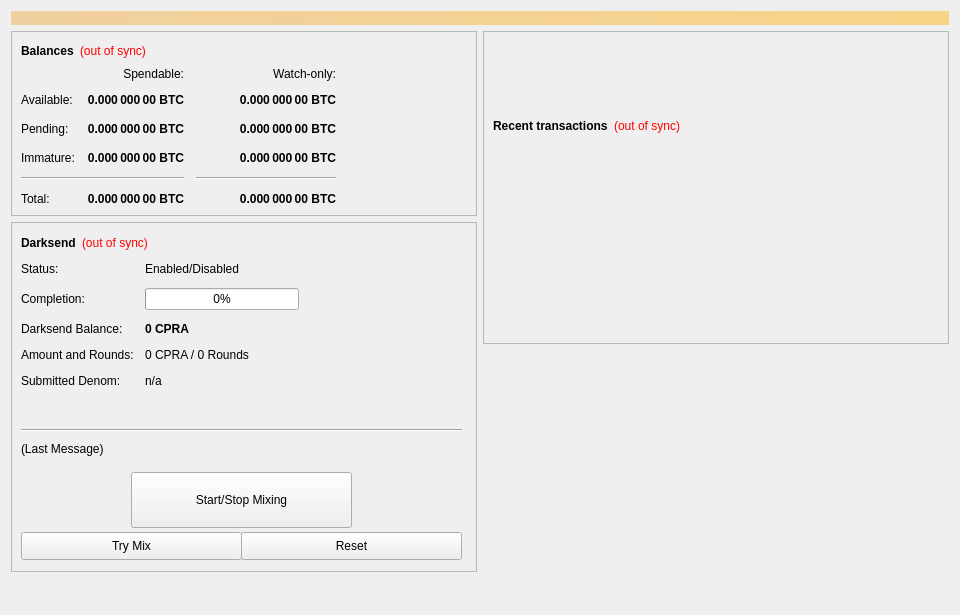
<?xml version="1.0" encoding="UTF-8"?>
<ui version="4.0">
 <class>OverviewPage</class>
 <widget class="QWidget" name="OverviewPage">
  <property name="geometry">
   <rect>
    <x>0</x>
    <y>0</y>
    <width>960</width>
    <height>615</height>
   </rect>
  </property>
  <property name="minimumSize">
   <size>
    <width>960</width>
    <height>0</height>
   </size>
  </property>
  <property name="windowTitle">
   <string>Form</string>
  </property>
  <layout class="QVBoxLayout" name="topLayout">
   <item>
    <widget class="QLabel" name="labelAlerts">
     <property name="visible">
      <bool>false</bool>
     </property>
     <property name="styleSheet">
      <string notr="true">background-color: qlineargradient(x1: 0, y1: 0, x2: 1, y2: 0, stop:0 #F0D0A0, stop:1 #F8D488); color:#000000;</string>
     </property>
     <property name="wordWrap">
      <bool>true</bool>
     </property>
     <property name="margin">
      <number>3</number>
     </property>
    </widget>
   </item>
   <item>
    <layout class="QHBoxLayout" name="horizontalLayout" stretch="1,1">
     <item>
      <layout class="QVBoxLayout" name="verticalLayout_2">
       <item>
        <widget class="QFrame" name="frame">
         <property name="frameShape">
          <enum>QFrame::StyledPanel</enum>
         </property>
         <property name="frameShadow">
          <enum>QFrame::Raised</enum>
         </property>
         <layout class="QVBoxLayout" name="verticalLayout_4">
          <item>
           <layout class="QHBoxLayout" name="horizontalLayout_4">
            <item>
             <widget class="QLabel" name="label_5">
              <property name="font">
               <font>
                <weight>75</weight>
                <bold>true</bold>
               </font>
              </property>
              <property name="text">
               <string>Balances</string>
              </property>
             </widget>
            </item>
            <item>
             <widget class="QLabel" name="labelWalletStatus">
              <property name="cursor">
               <cursorShape>WhatsThisCursor</cursorShape>
              </property>
              <property name="toolTip">
               <string>The displayed information may be out of date. Your wallet automatically synchronizes with the CPRA network after a connection is established, but this process has not completed yet.</string>
              </property>
              <property name="styleSheet">
               <string notr="true">QLabel { color: red; }</string>
              </property>
              <property name="text">
               <string notr="true">(out of sync)</string>
              </property>
              <property name="alignment">
               <set>Qt::AlignLeading|Qt::AlignLeft|Qt::AlignVCenter</set>
              </property>
             </widget>
            </item>
            <item>
             <spacer name="horizontalSpacer_3">
              <property name="orientation">
               <enum>Qt::Horizontal</enum>
              </property>
              <property name="sizeHint" stdset="0">
               <size>
                <width>40</width>
                <height>20</height>
               </size>
              </property>
             </spacer>
            </item>
           </layout>
          </item>
          <item>
           <layout class="QGridLayout" name="gridLayout">
            <property name="spacing">
             <number>12</number>
            </property>
            <item row="2" column="2">
             <widget class="QLabel" name="labelWatchPending">
              <property name="font">
               <font>
                <weight>75</weight>
                <bold>true</bold>
               </font>
              </property>
              <property name="cursor">
               <cursorShape>IBeamCursor</cursorShape>
              </property>
              <property name="toolTip">
               <string>Unconfirmed transactions to watch-only addresses</string>
              </property>
              <property name="text">
               <string notr="true">0.000 000 00 BTC</string>
              </property>
              <property name="alignment">
               <set>Qt::AlignRight|Qt::AlignTrailing|Qt::AlignVCenter</set>
              </property>
              <property name="textInteractionFlags">
               <set>Qt::LinksAccessibleByMouse|Qt::TextSelectableByKeyboard|Qt::TextSelectableByMouse</set>
              </property>
             </widget>
            </item>
            <item row="2" column="1">
             <widget class="QLabel" name="labelUnconfirmed">
              <property name="font">
               <font>
                <weight>75</weight>
                <bold>true</bold>
               </font>
              </property>
              <property name="cursor">
               <cursorShape>IBeamCursor</cursorShape>
              </property>
              <property name="toolTip">
               <string>Total of transactions that have yet to be confirmed, and do not yet count toward the spendable balance</string>
              </property>
              <property name="text">
               <string notr="true">0.000 000 00 BTC</string>
              </property>
              <property name="alignment">
               <set>Qt::AlignRight|Qt::AlignTrailing|Qt::AlignVCenter</set>
              </property>
              <property name="textInteractionFlags">
               <set>Qt::LinksAccessibleByMouse|Qt::TextSelectableByKeyboard|Qt::TextSelectableByMouse</set>
              </property>
             </widget>
            </item>
            <item row="3" column="2">
             <widget class="QLabel" name="labelWatchImmature">
              <property name="font">
               <font>
                <weight>75</weight>
                <bold>true</bold>
               </font>
              </property>
              <property name="cursor">
               <cursorShape>IBeamCursor</cursorShape>
              </property>
              <property name="toolTip">
               <string>Staked or masternode rewards in watch-only addresses that has not yet matured</string>
              </property>
              <property name="text">
               <string notr="true">0.000 000 00 BTC</string>
              </property>
              <property name="alignment">
               <set>Qt::AlignRight|Qt::AlignTrailing|Qt::AlignVCenter</set>
              </property>
              <property name="textInteractionFlags">
               <set>Qt::LinksAccessibleByMouse|Qt::TextSelectableByKeyboard|Qt::TextSelectableByMouse</set>
              </property>
             </widget>
            </item>
            <item row="4" column="0" colspan="2">
             <widget class="Line" name="lineSpendableBalance">
              <property name="orientation">
               <enum>Qt::Horizontal</enum>
              </property>
             </widget>
            </item>
            <item row="4" column="2">
             <widget class="Line" name="lineWatchBalance">
              <property name="sizePolicy">
               <sizepolicy hsizetype="Preferred" vsizetype="Fixed">
                <horstretch>0</horstretch>
                <verstretch>0</verstretch>
               </sizepolicy>
              </property>
              <property name="minimumSize">
               <size>
                <width>140</width>
                <height>0</height>
               </size>
              </property>
              <property name="orientation">
               <enum>Qt::Horizontal</enum>
              </property>
             </widget>
            </item>
            <item row="5" column="0">
             <widget class="QLabel" name="labelTotalText">
              <property name="text">
               <string>Total:</string>
              </property>
             </widget>
            </item>
            <item row="3" column="1">
             <widget class="QLabel" name="labelImmature">
              <property name="font">
               <font>
                <weight>75</weight>
                <bold>true</bold>
               </font>
              </property>
              <property name="cursor">
               <cursorShape>IBeamCursor</cursorShape>
              </property>
              <property name="toolTip">
               <string>Staked or masternode rewards that has not yet matured</string>
              </property>
              <property name="text">
               <string notr="true">0.000 000 00 BTC</string>
              </property>
              <property name="alignment">
               <set>Qt::AlignRight|Qt::AlignTrailing|Qt::AlignVCenter</set>
              </property>
              <property name="textInteractionFlags">
               <set>Qt::LinksAccessibleByMouse|Qt::TextSelectableByKeyboard|Qt::TextSelectableByMouse</set>
              </property>
             </widget>
            </item>
            <item row="2" column="3">
             <spacer name="horizontalSpacer_2">
              <property name="orientation">
               <enum>Qt::Horizontal</enum>
              </property>
              <property name="sizeHint" stdset="0">
               <size>
                <width>40</width>
                <height>20</height>
               </size>
              </property>
             </spacer>
            </item>
            <item row="3" column="0">
             <widget class="QLabel" name="labelImmatureText">
              <property name="text">
               <string>Immature:</string>
              </property>
             </widget>
            </item>
            <item row="5" column="1">
             <widget class="QLabel" name="labelTotal">
              <property name="font">
               <font>
                <weight>75</weight>
                <bold>true</bold>
               </font>
              </property>
              <property name="cursor">
               <cursorShape>IBeamCursor</cursorShape>
              </property>
              <property name="toolTip">
               <string>Your current total balance</string>
              </property>
              <property name="text">
               <string notr="true">0.000 000 00 BTC</string>
              </property>
              <property name="alignment">
               <set>Qt::AlignRight|Qt::AlignTrailing|Qt::AlignVCenter</set>
              </property>
              <property name="textInteractionFlags">
               <set>Qt::LinksAccessibleByMouse|Qt::TextSelectableByKeyboard|Qt::TextSelectableByMouse</set>
              </property>
             </widget>
            </item>
            <item row="5" column="2">
             <widget class="QLabel" name="labelWatchTotal">
              <property name="font">
               <font>
                <weight>75</weight>
                <bold>true</bold>
               </font>
              </property>
              <property name="cursor">
               <cursorShape>IBeamCursor</cursorShape>
              </property>
              <property name="toolTip">
               <string>Current total balance in watch-only addresses</string>
              </property>
              <property name="text">
               <string notr="true">0.000 000 00 BTC</string>
              </property>
              <property name="alignment">
               <set>Qt::AlignRight|Qt::AlignTrailing|Qt::AlignVCenter</set>
              </property>
              <property name="textInteractionFlags">
               <set>Qt::LinksAccessibleByMouse|Qt::TextSelectableByKeyboard|Qt::TextSelectableByMouse</set>
              </property>
             </widget>
            </item>
            <item row="0" column="2">
             <widget class="QLabel" name="labelWatchonly">
              <property name="text">
               <string>Watch-only:</string>
              </property>
              <property name="alignment">
               <set>Qt::AlignRight|Qt::AlignTrailing|Qt::AlignVCenter</set>
              </property>
             </widget>
            </item>
            <item row="1" column="0">
             <widget class="QLabel" name="labelBalanceText">
              <property name="text">
               <string>Available:</string>
              </property>
             </widget>
            </item>
            <item row="1" column="1">
             <widget class="QLabel" name="labelBalance">
              <property name="font">
               <font>
                <weight>75</weight>
                <bold>true</bold>
               </font>
              </property>
              <property name="cursor">
               <cursorShape>IBeamCursor</cursorShape>
              </property>
              <property name="toolTip">
               <string>Your current spendable balance</string>
              </property>
              <property name="text">
               <string notr="true">0.000 000 00 BTC</string>
              </property>
              <property name="alignment">
               <set>Qt::AlignRight|Qt::AlignTrailing|Qt::AlignVCenter</set>
              </property>
              <property name="textInteractionFlags">
               <set>Qt::LinksAccessibleByMouse|Qt::TextSelectableByKeyboard|Qt::TextSelectableByMouse</set>
              </property>
             </widget>
            </item>
            <item row="1" column="2">
             <widget class="QLabel" name="labelWatchAvailable">
              <property name="font">
               <font>
                <weight>75</weight>
                <bold>true</bold>
               </font>
              </property>
              <property name="cursor">
               <cursorShape>IBeamCursor</cursorShape>
              </property>
              <property name="toolTip">
               <string>Your current balance in watch-only addresses</string>
              </property>
              <property name="text">
               <string notr="true">0.000 000 00 BTC</string>
              </property>
              <property name="alignment">
               <set>Qt::AlignRight|Qt::AlignTrailing|Qt::AlignVCenter</set>
              </property>
              <property name="textInteractionFlags">
               <set>Qt::LinksAccessibleByMouse|Qt::TextSelectableByKeyboard|Qt::TextSelectableByMouse</set>
              </property>
             </widget>
            </item>
            <item row="2" column="0">
             <widget class="QLabel" name="labelPendingText">
              <property name="text">
               <string>Pending:</string>
              </property>
             </widget>
            </item>
            <item row="0" column="1">
             <widget class="QLabel" name="labelSpendable">
              <property name="text">
               <string>Spendable:</string>
              </property>
              <property name="alignment">
               <set>Qt::AlignRight|Qt::AlignTrailing|Qt::AlignVCenter</set>
              </property>
             </widget>
            </item>
           </layout>
          </item>
         </layout>
        </widget>
       </item>
       <item>
        <widget class="QFrame" name="frameDarksend">
         <property name="minimumSize">
          <size>
           <width>0</width>
           <height>350</height>
          </size>
         </property>
         <property name="layoutDirection">
          <enum>Qt::LeftToRight</enum>
         </property>
         <property name="frameShape">
          <enum>QFrame::StyledPanel</enum>
         </property>
         <property name="frameShadow">
          <enum>QFrame::Raised</enum>
         </property>
         <widget class="QWidget" name="formLayoutWidget">
          <property name="geometry">
           <rect>
            <x>10</x>
            <y>40</y>
            <width>451</width>
            <height>161</height>
           </rect>
          </property>
          <layout class="QFormLayout" name="formLayout">
           <property name="fieldGrowthPolicy">
            <enum>QFormLayout::AllNonFixedFieldsGrow</enum>
           </property>
           <property name="horizontalSpacing">
            <number>11</number>
           </property>
           <property name="verticalSpacing">
            <number>12</number>
           </property>
           <item row="0" column="0">
            <widget class="QLabel" name="label_6">
             <property name="text">
              <string>Status:</string>
             </property>
            </widget>
           </item>
           <item row="1" column="0">
            <widget class="QLabel" name="label_7">
             <property name="text">
              <string>Completion:</string>
             </property>
            </widget>
           </item>
           <item row="1" column="1">
            <widget class="QProgressBar" name="DarksendProgress">
             <property name="maximumSize">
              <size>
               <width>154</width>
               <height>16777215</height>
              </size>
             </property>
             <property name="value">
              <number>0</number>
             </property>
            </widget>
           </item>
           <item row="2" column="0">
            <widget class="QLabel" name="labelAnonymizedText">
             <property name="text">
              <string>Darksend Balance:</string>
             </property>
            </widget>
           </item>
           <item row="2" column="1">
            <widget class="QLabel" name="labelAnonymized">
             <property name="font">
              <font>
               <weight>75</weight>
               <bold>true</bold>
              </font>
             </property>
             <property name="text">
              <string notr="true">0 CPRA</string>
             </property>
            </widget>
           </item>
           <item row="3" column="0">
            <widget class="QLabel" name="label_8">
             <property name="text">
              <string>Amount and Rounds:</string>
             </property>
            </widget>
           </item>
           <item row="3" column="1">
            <widget class="QLabel" name="labelAmountRounds">
             <property name="text">
              <string>0 CPRA / 0 Rounds</string>
             </property>
            </widget>
           </item>
           <item row="4" column="0">
            <widget class="QLabel" name="label_9">
             <property name="text">
              <string>Submitted Denom:</string>
             </property>
            </widget>
           </item>
           <item row="4" column="1">
            <widget class="QLabel" name="labelSubmittedDenom">
             <property name="toolTip">
              <string>The denominations you submitted to the Masternode.&lt;br&gt;To mix, other users must submit the exact same denominations.</string>
             </property>
             <property name="text">
              <string>n/a</string>
             </property>
            </widget>
           </item>
           <item row="0" column="1">
            <widget class="QLabel" name="DarksendEnabled">
             <property name="text">
              <string>Enabled/Disabled</string>
             </property>
            </widget>
           </item>
          </layout>
         </widget>
         <widget class="QPushButton" name="runAutoDenom">
          <property name="geometry">
           <rect>
            <x>251</x>
            <y>17</y>
            <width>1</width>
            <height>1</height>
           </rect>
          </property>
          <property name="palette">
           <palette>
            <active>
             <colorrole role="WindowText">
              <brush brushstyle="SolidPattern">
               <color alpha="255">
                <red>0</red>
                <green>0</green>
                <blue>0</blue>
               </color>
              </brush>
             </colorrole>
             <colorrole role="Button">
              <brush brushstyle="SolidPattern">
               <color alpha="255">
                <red>239</red>
                <green>238</green>
                <blue>238</blue>
               </color>
              </brush>
             </colorrole>
             <colorrole role="Light">
              <brush brushstyle="SolidPattern">
               <color alpha="255">
                <red>255</red>
                <green>255</green>
                <blue>255</blue>
               </color>
              </brush>
             </colorrole>
             <colorrole role="Midlight">
              <brush brushstyle="SolidPattern">
               <color alpha="255">
                <red>247</red>
                <green>246</green>
                <blue>246</blue>
               </color>
              </brush>
             </colorrole>
             <colorrole role="Dark">
              <brush brushstyle="SolidPattern">
               <color alpha="255">
                <red>119</red>
                <green>119</green>
                <blue>119</blue>
               </color>
              </brush>
             </colorrole>
             <colorrole role="Mid">
              <brush brushstyle="SolidPattern">
               <color alpha="255">
                <red>159</red>
                <green>159</green>
                <blue>159</blue>
               </color>
              </brush>
             </colorrole>
             <colorrole role="Text">
              <brush brushstyle="SolidPattern">
               <color alpha="255">
                <red>0</red>
                <green>0</green>
                <blue>0</blue>
               </color>
              </brush>
             </colorrole>
             <colorrole role="BrightText">
              <brush brushstyle="SolidPattern">
               <color alpha="255">
                <red>255</red>
                <green>255</green>
                <blue>255</blue>
               </color>
              </brush>
             </colorrole>
             <colorrole role="ButtonText">
              <brush brushstyle="SolidPattern">
               <color alpha="255">
                <red>0</red>
                <green>0</green>
                <blue>0</blue>
               </color>
              </brush>
             </colorrole>
             <colorrole role="Base">
              <brush brushstyle="SolidPattern">
               <color alpha="255">
                <red>255</red>
                <green>255</green>
                <blue>255</blue>
               </color>
              </brush>
             </colorrole>
             <colorrole role="Window">
              <brush brushstyle="SolidPattern">
               <color alpha="255">
                <red>239</red>
                <green>238</green>
                <blue>238</blue>
               </color>
              </brush>
             </colorrole>
             <colorrole role="Shadow">
              <brush brushstyle="SolidPattern">
               <color alpha="255">
                <red>0</red>
                <green>0</green>
                <blue>0</blue>
               </color>
              </brush>
             </colorrole>
             <colorrole role="AlternateBase">
              <brush brushstyle="SolidPattern">
               <color alpha="255">
                <red>247</red>
                <green>246</green>
                <blue>246</blue>
               </color>
              </brush>
             </colorrole>
             <colorrole role="ToolTipBase">
              <brush brushstyle="SolidPattern">
               <color alpha="255">
                <red>255</red>
                <green>255</green>
                <blue>220</blue>
               </color>
              </brush>
             </colorrole>
             <colorrole role="ToolTipText">
              <brush brushstyle="SolidPattern">
               <color alpha="255">
                <red>0</red>
                <green>0</green>
                <blue>0</blue>
               </color>
              </brush>
             </colorrole>
            </active>
            <inactive>
             <colorrole role="WindowText">
              <brush brushstyle="SolidPattern">
               <color alpha="255">
                <red>0</red>
                <green>0</green>
                <blue>0</blue>
               </color>
              </brush>
             </colorrole>
             <colorrole role="Button">
              <brush brushstyle="SolidPattern">
               <color alpha="255">
                <red>239</red>
                <green>238</green>
                <blue>238</blue>
               </color>
              </brush>
             </colorrole>
             <colorrole role="Light">
              <brush brushstyle="SolidPattern">
               <color alpha="255">
                <red>255</red>
                <green>255</green>
                <blue>255</blue>
               </color>
              </brush>
             </colorrole>
             <colorrole role="Midlight">
              <brush brushstyle="SolidPattern">
               <color alpha="255">
                <red>247</red>
                <green>246</green>
                <blue>246</blue>
               </color>
              </brush>
             </colorrole>
             <colorrole role="Dark">
              <brush brushstyle="SolidPattern">
               <color alpha="255">
                <red>119</red>
                <green>119</green>
                <blue>119</blue>
               </color>
              </brush>
             </colorrole>
             <colorrole role="Mid">
              <brush brushstyle="SolidPattern">
               <color alpha="255">
                <red>159</red>
                <green>159</green>
                <blue>159</blue>
               </color>
              </brush>
             </colorrole>
             <colorrole role="Text">
              <brush brushstyle="SolidPattern">
               <color alpha="255">
                <red>0</red>
                <green>0</green>
                <blue>0</blue>
               </color>
              </brush>
             </colorrole>
             <colorrole role="BrightText">
              <brush brushstyle="SolidPattern">
               <color alpha="255">
                <red>255</red>
                <green>255</green>
                <blue>255</blue>
               </color>
              </brush>
             </colorrole>
             <colorrole role="ButtonText">
              <brush brushstyle="SolidPattern">
               <color alpha="255">
                <red>0</red>
                <green>0</green>
                <blue>0</blue>
               </color>
              </brush>
             </colorrole>
             <colorrole role="Base">
              <brush brushstyle="SolidPattern">
               <color alpha="255">
                <red>255</red>
                <green>255</green>
                <blue>255</blue>
               </color>
              </brush>
             </colorrole>
             <colorrole role="Window">
              <brush brushstyle="SolidPattern">
               <color alpha="255">
                <red>239</red>
                <green>238</green>
                <blue>238</blue>
               </color>
              </brush>
             </colorrole>
             <colorrole role="Shadow">
              <brush brushstyle="SolidPattern">
               <color alpha="255">
                <red>0</red>
                <green>0</green>
                <blue>0</blue>
               </color>
              </brush>
             </colorrole>
             <colorrole role="AlternateBase">
              <brush brushstyle="SolidPattern">
               <color alpha="255">
                <red>247</red>
                <green>246</green>
                <blue>246</blue>
               </color>
              </brush>
             </colorrole>
             <colorrole role="ToolTipBase">
              <brush brushstyle="SolidPattern">
               <color alpha="255">
                <red>255</red>
                <green>255</green>
                <blue>220</blue>
               </color>
              </brush>
             </colorrole>
             <colorrole role="ToolTipText">
              <brush brushstyle="SolidPattern">
               <color alpha="255">
                <red>0</red>
                <green>0</green>
                <blue>0</blue>
               </color>
              </brush>
             </colorrole>
            </inactive>
            <disabled>
             <colorrole role="WindowText">
              <brush brushstyle="SolidPattern">
               <color alpha="255">
                <red>119</red>
                <green>119</green>
                <blue>119</blue>
               </color>
              </brush>
             </colorrole>
             <colorrole role="Button">
              <brush brushstyle="SolidPattern">
               <color alpha="255">
                <red>239</red>
                <green>238</green>
                <blue>238</blue>
               </color>
              </brush>
             </colorrole>
             <colorrole role="Light">
              <brush brushstyle="SolidPattern">
               <color alpha="255">
                <red>255</red>
                <green>255</green>
                <blue>255</blue>
               </color>
              </brush>
             </colorrole>
             <colorrole role="Midlight">
              <brush brushstyle="SolidPattern">
               <color alpha="255">
                <red>247</red>
                <green>246</green>
                <blue>246</blue>
               </color>
              </brush>
             </colorrole>
             <colorrole role="Dark">
              <brush brushstyle="SolidPattern">
               <color alpha="255">
                <red>119</red>
                <green>119</green>
                <blue>119</blue>
               </color>
              </brush>
             </colorrole>
             <colorrole role="Mid">
              <brush brushstyle="SolidPattern">
               <color alpha="255">
                <red>159</red>
                <green>159</green>
                <blue>159</blue>
               </color>
              </brush>
             </colorrole>
             <colorrole role="Text">
              <brush brushstyle="SolidPattern">
               <color alpha="255">
                <red>119</red>
                <green>119</green>
                <blue>119</blue>
               </color>
              </brush>
             </colorrole>
             <colorrole role="BrightText">
              <brush brushstyle="SolidPattern">
               <color alpha="255">
                <red>255</red>
                <green>255</green>
                <blue>255</blue>
               </color>
              </brush>
             </colorrole>
             <colorrole role="ButtonText">
              <brush brushstyle="SolidPattern">
               <color alpha="255">
                <red>119</red>
                <green>119</green>
                <blue>119</blue>
               </color>
              </brush>
             </colorrole>
             <colorrole role="Base">
              <brush brushstyle="SolidPattern">
               <color alpha="255">
                <red>239</red>
                <green>238</green>
                <blue>238</blue>
               </color>
              </brush>
             </colorrole>
             <colorrole role="Window">
              <brush brushstyle="SolidPattern">
               <color alpha="255">
                <red>239</red>
                <green>238</green>
                <blue>238</blue>
               </color>
              </brush>
             </colorrole>
             <colorrole role="Shadow">
              <brush brushstyle="SolidPattern">
               <color alpha="255">
                <red>0</red>
                <green>0</green>
                <blue>0</blue>
               </color>
              </brush>
             </colorrole>
             <colorrole role="AlternateBase">
              <brush brushstyle="SolidPattern">
               <color alpha="255">
                <red>239</red>
                <green>238</green>
                <blue>238</blue>
               </color>
              </brush>
             </colorrole>
             <colorrole role="ToolTipBase">
              <brush brushstyle="SolidPattern">
               <color alpha="255">
                <red>255</red>
                <green>255</green>
                <blue>220</blue>
               </color>
              </brush>
             </colorrole>
             <colorrole role="ToolTipText">
              <brush brushstyle="SolidPattern">
               <color alpha="255">
                <red>0</red>
                <green>0</green>
                <blue>0</blue>
               </color>
              </brush>
             </colorrole>
            </disabled>
           </palette>
          </property>
          <property name="focusPolicy">
           <enum>Qt::NoFocus</enum>
          </property>
          <property name="autoFillBackground">
           <bool>true</bool>
          </property>
          <property name="text">
           <string/>
          </property>
          <property name="flat">
           <bool>true</bool>
          </property>
         </widget>
         <widget class="QPushButton" name="toggleDarksend">
          <property name="geometry">
           <rect>
            <x>120</x>
            <y>250</y>
            <width>221</width>
            <height>56</height>
           </rect>
          </property>
          <property name="sizePolicy">
           <sizepolicy hsizetype="MinimumExpanding" vsizetype="Fixed">
            <horstretch>0</horstretch>
            <verstretch>0</verstretch>
           </sizepolicy>
          </property>
          <property name="text">
           <string>Start/Stop Mixing</string>
          </property>
         </widget>
         <widget class="Line" name="lineLastMessage">
          <property name="geometry">
           <rect>
            <x>10</x>
            <y>200</y>
            <width>441</width>
            <height>16</height>
           </rect>
          </property>
          <property name="orientation">
           <enum>Qt::Horizontal</enum>
          </property>
         </widget>
         <widget class="QLabel" name="DarksendStatus">
          <property name="geometry">
           <rect>
            <x>10</x>
            <y>220</y>
            <width>451</width>
            <height>61</height>
           </rect>
          </property>
          <property name="minimumSize">
           <size>
            <width>288</width>
            <height>43</height>
           </size>
          </property>
          <property name="text">
           <string>(Last Message)</string>
          </property>
          <property name="alignment">
           <set>Qt::AlignLeading|Qt::AlignLeft|Qt::AlignTop</set>
          </property>
          <property name="wordWrap">
           <bool>true</bool>
          </property>
         </widget>
         <widget class="QPushButton" name="DarksendAuto">
          <property name="geometry">
           <rect>
            <x>10</x>
            <y>310</y>
            <width>221</width>
            <height>28</height>
           </rect>
          </property>
          <property name="sizePolicy">
           <sizepolicy hsizetype="MinimumExpanding" vsizetype="Fixed">
            <horstretch>0</horstretch>
            <verstretch>0</verstretch>
           </sizepolicy>
          </property>
          <property name="toolTip">
           <string>Try to manually submit a Darksend request.</string>
          </property>
          <property name="text">
           <string>Try Mix</string>
          </property>
         </widget>
         <widget class="QPushButton" name="DarksendReset">
          <property name="geometry">
           <rect>
            <x>230</x>
            <y>310</y>
            <width>221</width>
            <height>28</height>
           </rect>
          </property>
          <property name="sizePolicy">
           <sizepolicy hsizetype="MinimumExpanding" vsizetype="Fixed">
            <horstretch>0</horstretch>
            <verstretch>0</verstretch>
           </sizepolicy>
          </property>
          <property name="toolTip">
           <string>Reset the current status of Darksend (can interrupt Darksend if it's in the process of Mixing, which can cost you money!)</string>
          </property>
          <property name="autoFillBackground">
           <bool>false</bool>
          </property>
          <property name="text">
           <string>Reset</string>
          </property>
         </widget>
         <widget class="QWidget" name="layoutWidget">
          <property name="geometry">
           <rect>
            <x>10</x>
            <y>10</y>
            <width>431</width>
            <height>22</height>
           </rect>
          </property>
          <layout class="QHBoxLayout" name="horizontalLayout_5">
           <item>
            <widget class="QLabel" name="label_2">
             <property name="font">
              <font>
               <weight>75</weight>
               <bold>true</bold>
              </font>
             </property>
             <property name="text">
              <string>Darksend</string>
             </property>
            </widget>
           </item>
           <item>
            <widget class="QLabel" name="labelDarksendSyncStatus">
             <property name="toolTip">
              <string>The displayed information may be out of date. Your wallet automatically synchronizes with the CPRA network after a connection is established, but this process has not completed yet.</string>
             </property>
             <property name="styleSheet">
              <string notr="true">QLabel { color: red; }</string>
             </property>
             <property name="text">
              <string notr="true">(out of sync)</string>
             </property>
             <property name="alignment">
              <set>Qt::AlignLeading|Qt::AlignLeft|Qt::AlignVCenter</set>
             </property>
            </widget>
           </item>
           <item>
            <spacer name="horizontalSpacer_4">
             <property name="orientation">
              <enum>Qt::Horizontal</enum>
             </property>
             <property name="sizeHint" stdset="0">
              <size>
               <width>40</width>
               <height>20</height>
              </size>
             </property>
            </spacer>
           </item>
          </layout>
         </widget>
        </widget>
       </item>
       <item>
        <spacer name="verticalSpacer">
         <property name="orientation">
          <enum>Qt::Vertical</enum>
         </property>
         <property name="sizeHint" stdset="0">
          <size>
           <width>20</width>
           <height>40</height>
          </size>
         </property>
        </spacer>
       </item>
      </layout>
     </item>
     <item>
      <layout class="QVBoxLayout" name="verticalLayout_3">
       <item>
        <widget class="QFrame" name="frame_2">
         <property name="frameShape">
          <enum>QFrame::StyledPanel</enum>
         </property>
         <property name="frameShadow">
          <enum>QFrame::Raised</enum>
         </property>
         <layout class="QVBoxLayout" name="verticalLayout">
          <item>
           <spacer name="verticalSpacer_3">
            <property name="orientation">
             <enum>Qt::Vertical</enum>
            </property>
            <property name="sizeType">
             <enum>QSizePolicy::Fixed</enum>
            </property>
            <property name="sizeHint" stdset="0">
             <size>
              <width>20</width>
              <height>75</height>
             </size>
            </property>
           </spacer>
          </item>
          <item>
           <layout class="QHBoxLayout" name="horizontalLayout_2">
            <item>
             <widget class="QLabel" name="label_4">
              <property name="font">
               <font>
                <weight>75</weight>
                <bold>true</bold>
               </font>
              </property>
              <property name="text">
               <string>Recent transactions</string>
              </property>
             </widget>
            </item>
            <item>
             <widget class="QLabel" name="labelTransactionsStatus">
              <property name="cursor">
               <cursorShape>WhatsThisCursor</cursorShape>
              </property>
              <property name="toolTip">
               <string>The displayed information may be out of date. Your wallet automatically synchronizes with the CPRA network after a connection is established, but this process has not completed yet.</string>
              </property>
              <property name="styleSheet">
               <string notr="true">QLabel { color: red; }</string>
              </property>
              <property name="text">
               <string notr="true">(out of sync)</string>
              </property>
              <property name="alignment">
               <set>Qt::AlignRight|Qt::AlignTrailing|Qt::AlignVCenter</set>
              </property>
             </widget>
            </item>
            <item>
             <spacer name="horizontalSpacer">
              <property name="orientation">
               <enum>Qt::Horizontal</enum>
              </property>
              <property name="sizeHint" stdset="0">
               <size>
                <width>40</width>
                <height>20</height>
               </size>
              </property>
             </spacer>
            </item>
           </layout>
          </item>
          <item>
           <widget class="QListView" name="listTransactions">
            <property name="styleSheet">
             <string notr="true">QListView { background: transparent; }</string>
            </property>
            <property name="frameShape">
             <enum>QFrame::NoFrame</enum>
            </property>
            <property name="verticalScrollBarPolicy">
             <enum>Qt::ScrollBarAlwaysOff</enum>
            </property>
            <property name="horizontalScrollBarPolicy">
             <enum>Qt::ScrollBarAlwaysOff</enum>
            </property>
            <property name="selectionMode">
             <enum>QAbstractItemView::NoSelection</enum>
            </property>
           </widget>
          </item>
         </layout>
        </widget>
       </item>
       <item>
        <spacer name="verticalSpacer_2">
         <property name="orientation">
          <enum>Qt::Vertical</enum>
         </property>
         <property name="sizeType">
          <enum>QSizePolicy::Expanding</enum>
         </property>
         <property name="sizeHint" stdset="0">
          <size>
           <width>20</width>
           <height>40</height>
          </size>
         </property>
        </spacer>
       </item>
      </layout>
     </item>
    </layout>
   </item>
  </layout>
 </widget>
 <resources/>
 <connections/>
</ui>
